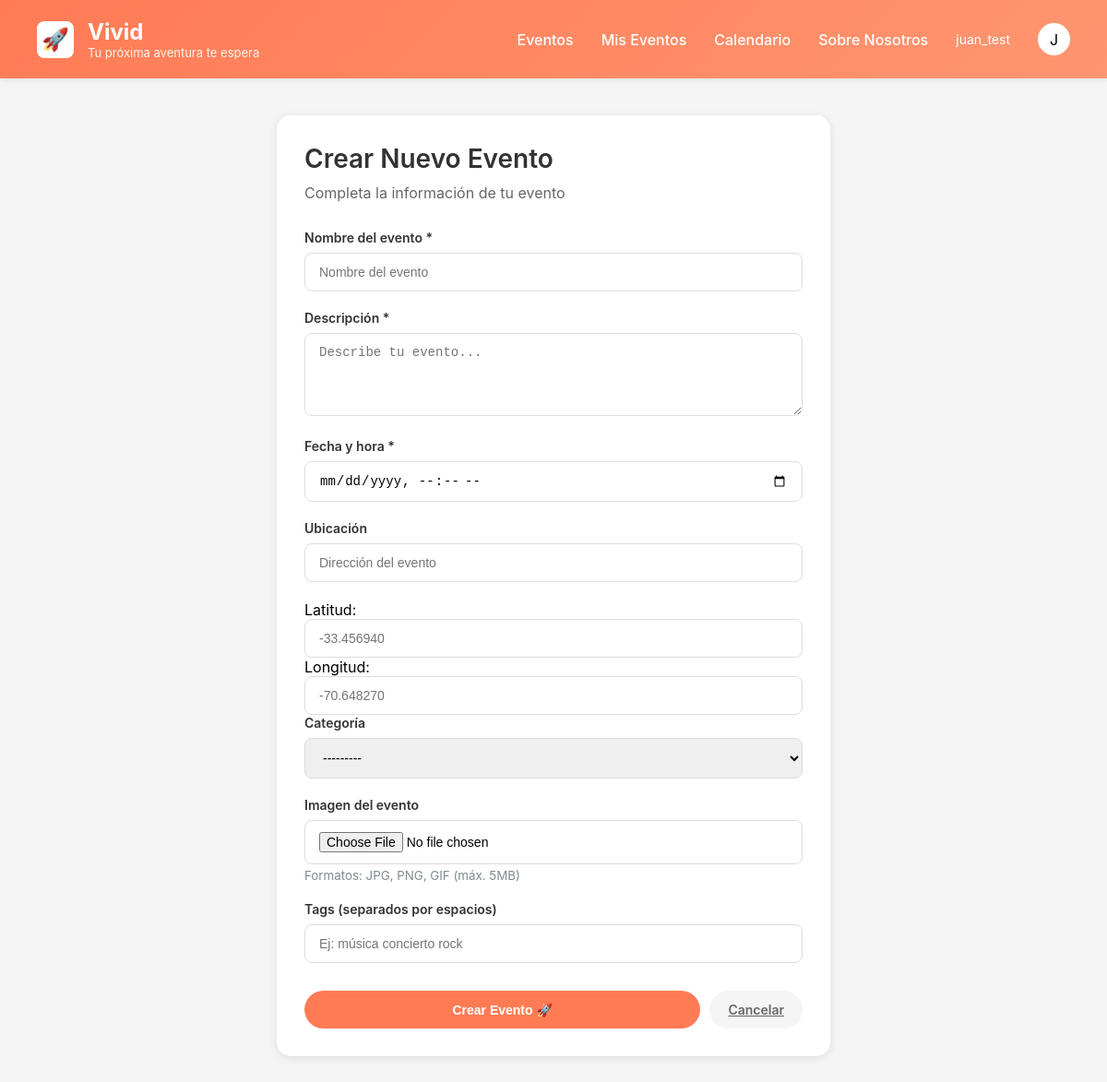
The app's page /crear/ (signed in) with its own data.
### apps/users/models.py (models this page shows)
class User(AbstractUser):
    user_id = models.BigAutoField(primary_key=True)
    photo = models.ImageField(upload_to="profile_pics/", blank=True, null=True)

### apps/events/models.py (models this page shows)
class Category(models.Model):
    cat_id = models.BigAutoField(primary_key=True)
    category = models.CharField(max_length=50, verbose_name="Categoría")
    class Meta:
        verbose_name = "Categoría"
        verbose_name_plural = "Categorías"
    def __str__(self):
        return self.category

### apps/events/views.py (the view)
# urls.py: path('crear/', views.event_create, name='event_create'),
def event_create(request):
    if request.method == "POST":
        form = EventForm(request.POST, request.FILES)
        if form.is_valid():
            ev = form.save(commit=False)
            ev.owner = request.user
            if ev.latitud is None or ev.longitud is None:
                lat, lng = geocode_address(ev.location)
                if lat is not None and lng is not None:
                    ev.latitud = lat
                    ev.longitud = lng
                else:
                    messages.warning(
                        request,
                        "No se pudo geocodificar la dirección. Se guardará sin coordenadas (no se verá en el mapa)."
                    )
            ev.save()
            messages.success(request, "Evento creado correctamente.")
            return redirect("events:event_list")
        else:
            messages.error(request, "Revisa el formulario.")
    else:
        form = EventForm()
    return render(request, "events/event_create.html", {"form": form})

### apps/events/templates/events/event_create.html (shortened to what this page needs)
{% extends 'events/base.html' %}
{% load static %}
{% block extra_css %}
<link rel="stylesheet" href="{% static 'events/css/event_create.css' %}">
{% endblock %}
{% block content %}
<div class="create-container">
    <h1 class="form-title">Crear Nuevo Evento</h1>
    <p class="form-subtitle">Completa la información de tu evento</p>
    <form method="post" enctype="multipart/form-data">
        <div class="form-group">
            <label class="form-label">Nombre del evento *</label>
            {{ form.name }}
        </div>
        <div class="form-group">
            <label class="form-label">Descripción *</label>
            {{ form.description }}
        </div>
        <div class="form-group">
            <label class="form-label">Fecha y hora *</label>
            {{ form.date }}
        </div>
        <div class="form-group">
            <label class="form-label">Ubicación</label>
            {{ form.location }}
        </div>
        <div>
            {{ form.latitud.label_tag }}
            {{ form.latitud }}
        </div>
        <div>
            {{ form.longitud.label_tag }}
            {{ form.longitud }}
        </div>
        <div class="form-group">
            <label class="form-label">Categoría</label>
            {{ form.category }}
        </div>
        <div class="form-group">
            <label class="form-label">Imagen del evento</label>
            {{ form.photo }}
            <small style="color: #7f8c8d; display: block; margin-top: 4px;">
                Formatos: JPG, PNG, GIF (máx. 5MB)
            </small>
        </div>
        <div class="form-group">
            <label class="form-label">Tags (separados por espacios)</label>
            {{ form.tags }}
        </div>
        <div class="form-actions">
            <button type="submit" class="btn btn-primary">
                Crear Evento 🚀
            </button>
            <a href="{% url 'events:event_list' %}" class="btn btn-secondary">
                Cancelar
            </a>
        </div>
    </form>
</div>
{% endblock %}

### apps/events/templates/events/base.html (shortened to what this page needs)
<!DOCTYPE html>
<html lang="es">
{% load static %}
<head>
  <link href="https://unpkg.com/maplibre-gl@5.0.1/dist/maplibre-gl.css" rel="stylesheet" />
  <link rel="stylesheet" href="{% static 'events/css/base.css' %}" />
  <link rel="stylesheet" href="{% static 'events/css/navbar.css' %}" />
  {% block extra_css %}{% endblock %}
</head>
<body>
  <header class="header">
    <div class="logo-section">
      <div class="logo">🚀</div>
      <div class="logo-text">
        <h1>Vivid</h1>
        <p>Tu próxima aventura te espera</p>
      </div>
    </div>
    <nav class="nav-menu">
      <a href="{% url 'events:event_list' %}">Eventos</a>
      <a href="#">Mis Eventos</a>
      <a href="#">Calendario</a>
      <a href="#">Sobre Nosotros</a>
      {% if user.is_authenticated %}
        <span style="color: white; font-size: 14px;">{{ user.username }}</span>
      {% else %}
        <a href="#">Iniciar Sesión</a>
      {% endif %}
      <div class="user-icon">
        {% if user.is_authenticated %}
          {{ user.username|first|upper }}
        {% else %}
          👤
        {% endif %}
      </div>
    </nav>
  </header>
  {% block content %}{% endblock %}
</body>
</html>

### apps/events/static/events/css/base.css (style rules this page uses)
* { margin: 0; padding: 0; box-sizing: border-box; }
body { font-family: -apple-system, BlinkMacSystemFont, 'Segoe UI', Roboto, Oxygen, Ubuntu, Cantarell, sans-serif; background-color: #f5f5f5; overflow-x: hidden; }
:root { --primary-color: #FF7B54; --primary-hover: #FF6B44; --primary-light: #FF9671; --text-dark: #333; --text-medium: #666; --text-light: #888; --background-light: #f5f5f5; --white: #ffffff; --shadow-sm: 0 2px 8px rgba(0,0,0,0.08); --shadow-md: 0 4px 12px rgba(0,0,0,0.12); --shadow-lg: 0 4px 20px rgba(0,0,0,0.15); }

### apps/events/static/events/css/navbar.css (style rules this page uses)
.header { background: linear-gradient(135deg, var(--primary-color) 0%, var(--primary-light) 100%); padding: 20px 40px; display: flex; justify-content: space-between; align-items: center; box-shadow: var(--shadow-sm); position: sticky; top: 0; z-index: 1000; }
.logo-section { display: flex; align-items: center; gap: 15px; }
.logo { width: 40px; height: 40px; background: var(--white); border-radius: 8px; display: flex; align-items: center; justify-content: center; font-size: 24px; transition: transform 0.3s; }
.logo-text h1 { color: var(--white); font-size: 24px; font-weight: 700; margin: 0; }
.logo-text p { color: rgba(255, 255, 255, 0.9); font-size: 13px; margin: 0; }
.nav-menu { display: flex; gap: 30px; align-items: center; }
.nav-menu a { color: var(--white); text-decoration: none; font-weight: 500; transition: opacity 0.3s; position: relative; }
.nav-menu a::after { content: ''; position: absolute; bottom: -5px; left: 0; width: 0; height: 2px; background: var(--white); transition: width 0.3s; }
.user-icon { width: 35px; height: 35px; background: var(--white); border-radius: 50%; display: flex; align-items: center; justify-content: center; cursor: pointer; transition: transform 0.3s, box-shadow 0.3s; }

### apps/events/static/events/css/event_create.css (style rules this page uses)
.create-container { max-width: 600px; margin: 40px auto; padding: 30px; background: white; border-radius: 15px; box-shadow: 0 2px 10px rgba(0,0,0,0.1); }
.form-title { font-size: 28px; font-weight: 600; color: #333; margin-bottom: 10px; }
.form-subtitle { color: #666; margin-bottom: 30px; }
.form-group { margin-bottom: 20px; }
.form-label { display: block; font-weight: 600; color: #333; margin-bottom: 8px; font-size: 14px; }
.form-input { width: 100%; padding: 12px 15px; border: 1px solid #ddd; border-radius: 8px; font-size: 14px; transition: border-color 0.3s; }
.form-actions { display: flex; gap: 10px; margin-top: 30px; }
.btn { padding: 12px 30px; border-radius: 25px; font-weight: 600; cursor: pointer; transition: all 0.3s; border: none; font-size: 14px; }
.btn-primary { background: #FF7B54; color: white; flex: 1; }
.btn-secondary { background: #f5f5f5; color: #666; padding: 12px 20px; }

### records on screen
User: username "juan_test", username|first "J"
Category: category "---------"
